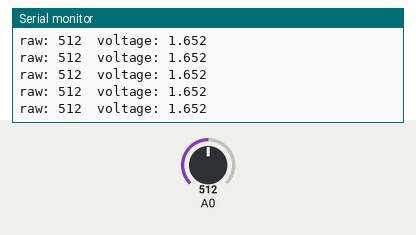
This sketch was run on a simulated Arduino Uno, built with avr-gcc and run on an emulated ATmega328P. On the bench: the last lines printed to the serial monitor. Inputs (shaded band) come from the test bench; at power-on: A0 = 512.

Above: at 1.2 s.
1.3 s: A0 set to 716
At 1.31 s:
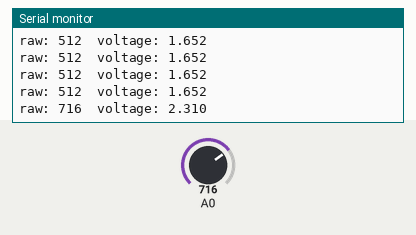
2.8 s: A0 set to 900
At 2.81 s:
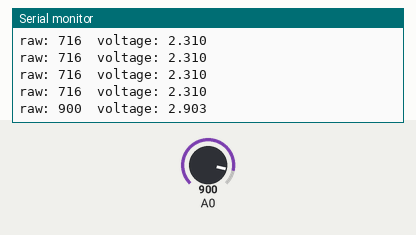
Timing chart, 0 to 5.8 s (numbered marks = the images above; inputs shaded):
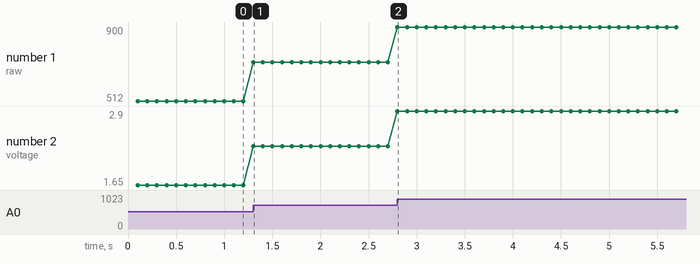

The sketch:

pico_195.ino
```cpp
// snippet: pico_195
// tags: pico, rp2040, raspberry-pi
// boards: rp2040
// library: none
// description: RPi Pico: read analog on A0 every 100ms using millis
// prompts: read analog Pico, ADC RP2040, analog sensor Raspberry Pi Pico, potentiometer Pico, read voltage Pico, analog input RP2040, analogRead Pico every 100ms
// verified: compile-only
// source: kd-generated (id 195)

int rawVal = 0;
float voltage = 0.0;

void setup() {
  Serial.begin(115200);
}

void loop() {
  static unsigned long prevMs = 0;
  const unsigned long INTERVAL = 100;

  unsigned long now = millis();
  if (now - prevMs >= INTERVAL) {
    prevMs = now;
    rawVal = analogRead(A0);
    voltage = rawVal * (3.3 / 1023.0);
    Serial.print("raw: "); Serial.print(rawVal);
    Serial.print("  voltage: "); Serial.println(voltage, 3);
  }
}
```

Measured:
- after the input at 1.3 s, the serial monitor: prints a new line at once (image 1)
- after the input at 2.8 s, the serial monitor: prints a new line at once (image 2)
- plotted number 1: 512 → 716 after the input at 1.3 s, 716 → 900 after the input at 2.8 s
- plotted number 2: 1.65 → 2.31 after the input at 1.3 s, 2.31 → 2.9 after the input at 2.8 s
